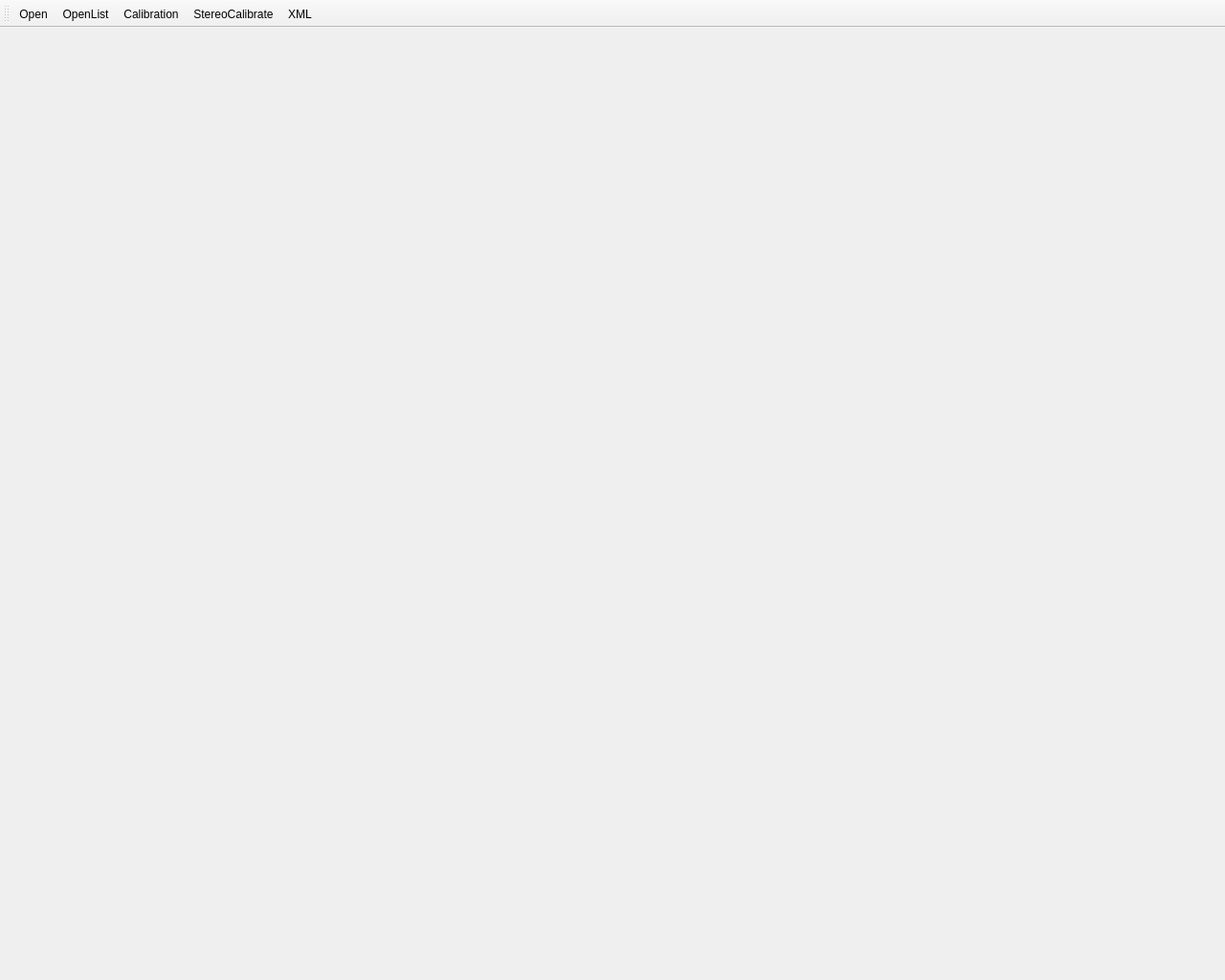
<?xml version="1.0" encoding="UTF-8"?>
<ui version="4.0">
 <class>MyCalibToolsClass</class>
 <widget class="QMainWindow" name="MyCalibToolsClass">
  <property name="geometry">
   <rect>
    <x>0</x>
    <y>0</y>
    <width>1280</width>
    <height>1024</height>
   </rect>
  </property>
  <property name="windowTitle">
   <string>MyCalibTools</string>
  </property>
  <widget class="QWidget" name="centralWidget">
   <layout class="QGridLayout" name="gridLayout">
    <property name="leftMargin">
     <number>0</number>
    </property>
    <property name="topMargin">
     <number>0</number>
    </property>
    <property name="rightMargin">
     <number>0</number>
    </property>
    <property name="bottomMargin">
     <number>0</number>
    </property>
    <item row="0" column="0">
     <widget class="MyImageWidget" name="widget" native="true"/>
    </item>
   </layout>
  </widget>
  <widget class="QToolBar" name="mainToolBar">
   <property name="iconSize">
    <size>
     <width>32</width>
     <height>32</height>
    </size>
   </property>
   <attribute name="toolBarArea">
    <enum>TopToolBarArea</enum>
   </attribute>
   <attribute name="toolBarBreak">
    <bool>false</bool>
   </attribute>
   <addaction name="actionOpen"/>
   <addaction name="actionOpenList"/>
   <addaction name="actionCalibration"/>
   <addaction name="actionStereoCalibrate"/>
   <addaction name="actionXML"/>
  </widget>
  <action name="actionOpen">
   <property name="icon">
    <iconset resource="MyCalibTools.qrc">
     <normaloff>:/MyCalibTools/resource/Hopstarter-Scrap-Folder-Open.ico</normaloff>:/MyCalibTools/resource/Hopstarter-Scrap-Folder-Open.ico</iconset>
   </property>
   <property name="text">
    <string>Open</string>
   </property>
  </action>
  <action name="actionOpenList">
   <property name="icon">
    <iconset resource="MyCalibTools.qrc">
     <normaloff>:/MyCalibTools/resource/Hopstarter-Scrap-My-Documents.ico</normaloff>:/MyCalibTools/resource/Hopstarter-Scrap-My-Documents.ico</iconset>
   </property>
   <property name="text">
    <string>OpenList</string>
   </property>
  </action>
  <action name="actionCalibration">
   <property name="icon">
    <iconset resource="MyCalibTools.qrc">
     <normaloff>:/MyCalibTools/resource/letter uppercase C.ico</normaloff>:/MyCalibTools/resource/letter uppercase C.ico</iconset>
   </property>
   <property name="text">
    <string>Calibration</string>
   </property>
  </action>
  <action name="actionStereoCalibrate">
   <property name="icon">
    <iconset resource="MyCalibTools.qrc">
     <normaloff>:/MyCalibTools/resource/letter uppercase S.ico</normaloff>:/MyCalibTools/resource/letter uppercase S.ico</iconset>
   </property>
   <property name="text">
    <string>StereoCalibrate</string>
   </property>
  </action>
  <action name="actionXML">
   <property name="icon">
    <iconset resource="MyCalibTools.qrc">
     <normaloff>:/MyCalibTools/resource/xml-icon.png</normaloff>:/MyCalibTools/resource/xml-icon.png</iconset>
   </property>
   <property name="text">
    <string>XML</string>
   </property>
  </action>
 </widget>
 <layoutdefault spacing="6" margin="11"/>
 <customwidgets>
  <customwidget>
   <class>MyImageWidget</class>
   <extends>QWidget</extends>
   <header>myimagewidget.h</header>
   <container>1</container>
  </customwidget>
 </customwidgets>
 <resources>
  <include location="MyCalibTools.qrc"/>
 </resources>
 <connections/>
</ui>
